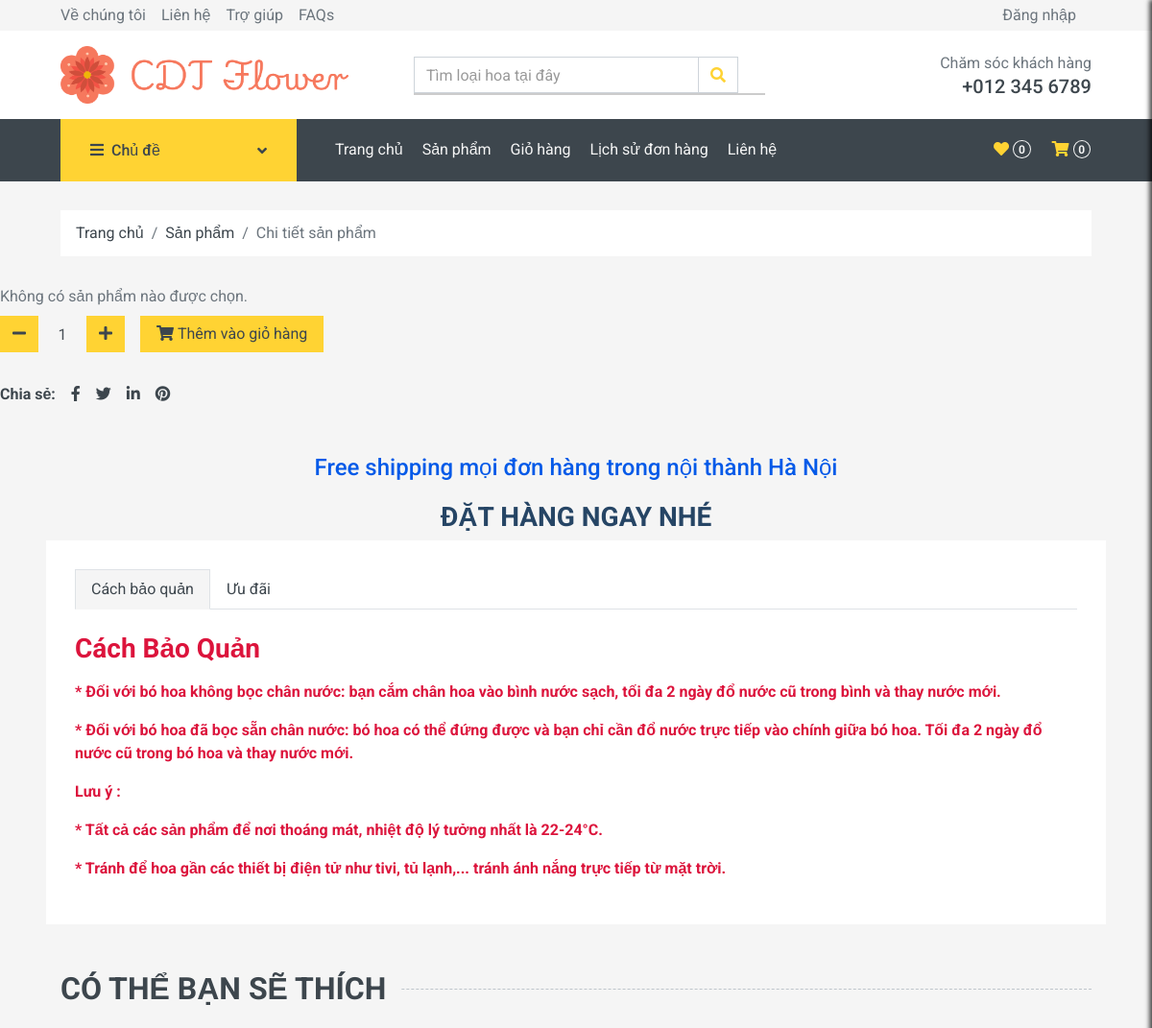
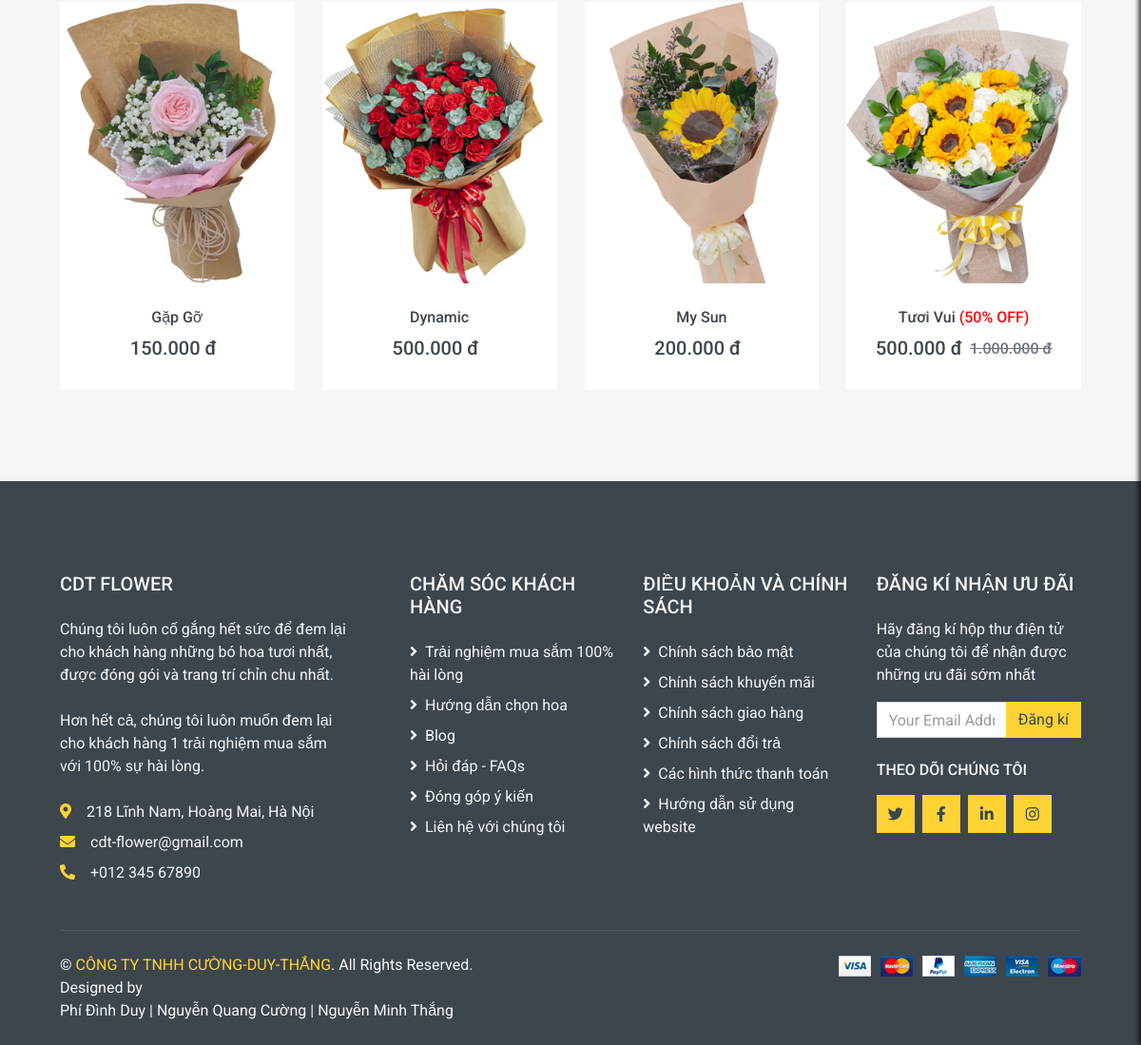
The app's page /detail.php with its own data (2 pictures, top to bottom).
### tables this page shows
CREATE TABLE `sanpham` (
  `MaSanPham` int(11) NOT NULL,
  `TenSanPham` varchar(200) NOT NULL,
  `MaDanhMuc` int(11) NOT NULL,
  `Mau` varchar(50) NOT NULL,
  `MoTa` text NOT NULL,
  `Gia` decimal(10,0) NOT NULL,
  `HinhAnh` varchar(200) NOT NULL,
  `TonKho` int(11) NOT NULL,
  `GiamGia` int(11) NOT NULL
);

### detail.php (the view, shortened to what this page needs)
<?php require_once ('header.php');?>
    <div class="container-fluid">
        <div class="row px-xl-5">
            <div class="col-12">
                <nav class="breadcrumb bg-light mb-30">
                    <a class="breadcrumb-item text-dark" href="#">Trang chủ</a>
                    <a class="breadcrumb-item text-dark" href="#">Sản phẩm</a>
                    <span class="breadcrumb-item active">Chi tiết sản phẩm</span>
                </nav>
            </div>
        </div>
    </div>
            <?php
            require_once('database/db_connect.php');
            if (isset($_GET['productName'])) {
                $productName = urldecode($_GET['productName']);
                $sql = "SELECT MaSanPham, TenSanPham, Gia, HinhAnh, MoTa FROM sanpham WHERE TenSanPham = ?";
                $stmt = $conn->prepare($sql);
                $stmt->bind_param("s", $productName);
                $stmt->execute();
                $result = $stmt->get_result();
                if ($result->num_rows > 0) {
                    $product = $result->fetch_assoc();
                } else {
                    echo "Không tìm thấy sản phẩm.";
                }
            } else {
                echo "Không có sản phẩm nào được chọn.";
            }
            ?>
                    <form>
                    <div class="d-flex align-items-center mb-4 pt-2">
                        <div class="input-group quantity mr-3" style="width: 130px;">
                            <div class="input-group-btn">
                                <button type="button" class="btn btn-primary btn-minus">
                                    <i class="fa fa-minus"></i>
                                </button>
                            </div>
                            <input type="text" id="soluong_sp" name="soluong_sp" class="form-control bg-secondary border-0 text-center" value="1">
                            <div class="input-group-btn">
                                <button type="button" class="btn btn-primary btn-plus">
                                    <i class="fa fa-plus"></i>
                                </button>
                            </div>
                        </div>
                        <a href="javascript:void(0);" onclick="addToCart('<?php echo $product['TenSanPham']; ?>','<?php echo $product['MaSanPham']; ?>','<?php echo $product['Gia']; ?>')" class="btn btn-primary px-3">
                            <i class="fa fa-shopping-cart mr-1"></i>Thêm vào giỏ hàng
                        </a>
                    </div>
                    </form>
                    <div class="d-flex pt-2 mb-3">
                        <strong class="text-dark mr-2">Chia sẻ:</strong>
                        <div class="d-inline-flex">
                            <a class="text-dark px-2" href="">
                                <i class="fab fa-facebook-f"></i>
                            </a>
                            <a class="text-dark px-2" href="">
                                <i class="fab fa-twitter"></i>
                            </a>
                            <a class="text-dark px-2" href="">
                                <i class="fab fa-linkedin-in"></i>
                            </a>
                            <a class="text-dark px-2" href="">
                                <i class="fab fa-pinterest"></i>
                            </a>
                        </div>
                    </div>
                    <h4 align="center" class="blink color-change" style="margin-top: 50px;">Free shipping mọi đơn hàng trong nội thành Hà Nội</h4>
                    <h3 align="center" class="blink color-change" style="margin-top: 20px;">ĐẶT HÀNG NGAY NHÉ</h3>
        <div class="row px-xl-5">
            <div class="col">
                <div class="bg-light p-30">
                    <div class="nav nav-tabs mb-4">
                        <a class="nav-item nav-link text-dark active" data-toggle="tab" href="#tab-pane-1">Cách bảo quản</a>
                        <a class="nav-item nav-link text-dark" data-toggle="tab" href="#tab-pane-2">Ưu đãi</a>
                    </div>
                    <div class="tab-content">
                        <div class="tab-pane fade show active" id="tab-pane-1">
                            <h3 class="mb-3" style="color: #DC143C; font-weight: bold;">Cách Bảo Quản</h3>
                            <p style="color: #DC143C; font-weight: bold;">* Đối với bó hoa không bọc chân nước: bạn cắm chân hoa vào bình nước sạch, tối đa 2 ngày đổ nước cũ trong bình và thay nước mới.</p>
                            <p style="color: #DC143C; font-weight: bold;">* Đối với bó hoa đã bọc sẵn chân nước: bó hoa có thể đứng được và bạn chỉ cần đổ nước trực tiếp vào chính giữa bó hoa. Tối đa 2 ngày đổ nước cũ trong bó hoa và thay nước mới.</p>
                            <p style="color: #DC143C; font-weight: bold;">Lưu ý :</p>
                            <p style="color: #DC143C; font-weight: bold;">* Tất cả các sản phẩm để nơi thoáng mát, nhiệt độ lý tưởng nhất là 22-24°C.</p>
                            <p style="color: #DC143C; font-weight: bold;">* Tránh để hoa gần các thiết bị điện tử như tivi, tủ lạnh,... tránh ánh nắng trực tiếp từ mặt trời.</p>
                        </div>
                    </div>
                </div>
            </div>
        </div>
    <?php
        require_once('database/db_connect.php');
        $products = [];
        $sql = "SELECT * FROM sanpham ORDER BY RAND() LIMIT 8";
        $ketqua = mysqli_query($conn, $sql);
        while ($row = mysqli_fetch_row($ketqua)) {
            $products[] = $row;
        }
    ?>
    <div class="container-fluid py-5">
        <h2 class="section-title position-relative text-uppercase mx-xl-5 mb-4"><span class="bg-secondary pr-3">Có thể bạn sẽ thích</span></h2>
        <div class="row px-xl-5">
            <div class="col">
                <div class="owl-carousel related-carousel">
                    <?php
                        for ($i=0; $i < count($products); $i++) {
                    ?>
                    <div class="product-item bg-light">
                        <div class="product-img position-relative overflow-hidden">
                            <img class="img-fluid w-100" src="<?php echo $products[$i][6]; ?>" alt="">
                            <div class="product-action">
                            </div>
                        </div>
                        <div class="text-center py-4">
                            <a class="h6 text-decoration-none text-truncate" href="detail.php?productName=<?php echo urlencode($products[$i][1]); ?>"><?php echo $products[$i][1];
                            if (!empty($products[$i][8]) && $products[$i][8] > 0) {
                                echo '<span class="discount-badge"> (' . $products[$i][8] . '% OFF)</span>';
                            }
                            ?>
                            </a>
                            <div class="d-flex align-items-center justify-content-center mt-2">
                            <h5><?php echo number_format($products[$i][5], 0, ',', '.') . " đ"; ?></h5>
                            <h6 class="text-muted ml-2"><del>
                                <?php
                                    if ($products[$i][8] == 20) {
                                        $giachuagiam = $products[$i][5] / 0.8;
                                        echo "<del>" . number_format($giachuagiam, 0, ',', '.') . " đ</del>";
                                    } elseif ($products[$i][8] == 50) {
                                        $giachuagiam = $products[$i][5] * 2;
                                        echo "<del>" . number_format($giachuagiam, 0, ',', '.') . " đ</del>";
                                    }
                                    ?>
                                </del></h6>
                            </div>
                        </div>
                    </div>
                    <?php }  ?>
                </div>
            </div>
        </div>
    </div>
    <?php require_once('footer.php') ?>
</body>
</html>

### detail.php (style rules this page uses)
.blink { animation: blink 0.4s infinite; }
.discount-badge { color: red; animation: blink 0.5s step-start infinite; }

### records on screen
sanpham: shows a picture, TenSanPham "Gặp Gỡ", Gia "150.000"
sanpham: shows a picture, TenSanPham "Dynamic", Gia "500.000"
sanpham: shows a picture, TenSanPham "My Sun", Gia "200.000"
sanpham: shows a picture, TenSanPham "Tươi Vui", GiamGia "50", Gia "500.000", Gia "1.000.000"

### other values on screen
$tong_so_luong "0"
count($maSP_giohang) "0"
